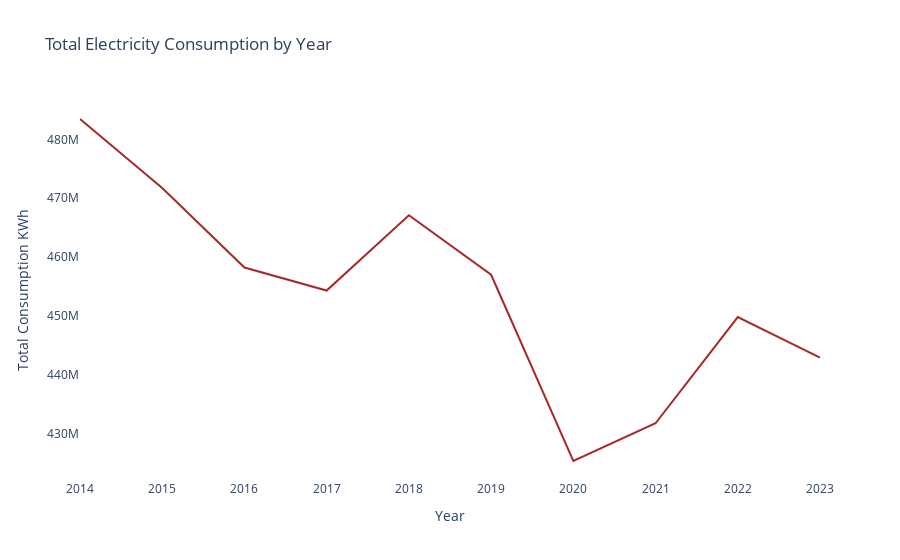

The code cell stored with this chart in its notebook:
### Markdown cell above
Electricity consumption trend across the month in the dataset (2014 - 2023). High consumption occurs in January (418.833M kwh), December(414.6802M kwh) and November(390.7796M kwh).This high consumption possibly as a result of winter season. While lowest electricity consumption happens in June(348.85M kwh), April(352.3056M kwh) and May(355.9569M kwh). low consumption relatively as a result of summer period.

### Code cell
select_query = """
SELECT YEAR, Energy_Description, SUM(Total_Consumption) AS Total_Consumption, UNIT
FROM corp_consumption
WHERE Energy_Description = 'Electricity'
GROUP BY YEAR
ORDER BY YEAR;

"""
energ_con20 = pd.read_sql_query(select_query, engine)

fig = px.line(energ_con20, x='YEAR', y='Total_Consumption', title='Total Electricity Consumption by Year',
            color_discrete_sequence=['brown'])
#fig.update_layout(height=300, width=400)  # Set the height and width of the plot
fig.update_layout(xaxis_title='Year', yaxis_title='Total Consumption KWh')
fig.update_layout(plot_bgcolor='white')
fig.show()

### Figure 1 — Plotly figure (JSON) as saved in the notebook; plotly's stock layout.template omitted (floating-point values rounded to 4 significant figures)
{"data": [{"hovertemplate": "YEAR=%{x}<br>Total_Consumption=%{y}<extra></extra>", "legendgroup": "", "line": {"color": "brown", "dash": "solid"}, "marker": {"symbol": "circle"}, "mode": "lines", "name": "", "orientation": "v", "showlegend": false, "type": "scatter", "x": [2014, 2015, 2016, 2017, 2018, 2019, 2020, 2021, 2022, 2023], "xaxis": "x", "y": [483475192, 471731037, 458212156, 454292577, 467093769, 456978058, 425293326, 431717034, 449770991, 442872970], "yaxis": "y"}], "layout": {"legend": {"tracegroupgap": 0}, "plot_bgcolor": "white", "title": {"text": "Total Electricity Consumption by Year"}, "xaxis": {"anchor": "y", "domain": [0, 1], "title": {"text": "Year"}}, "yaxis": {"anchor": "x", "domain": [0, 1], "title": {"text": "Total Consumption KWh"}}}}
